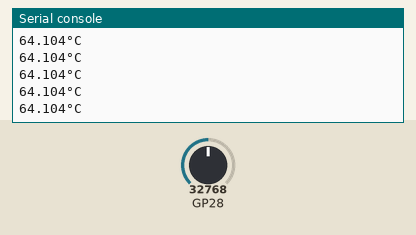
The program below on a simulated Raspberry Pi Pico running MicroPython. Parts: the last lines printed to the serial console. Inputs (shaded band) come from the test bench; at power-on: GP28 = 32768 (analog values on the 0–65535 scale).

Above: at 1.2 s.
1.3 s: GP28 set to 45874
At 1.31 s:
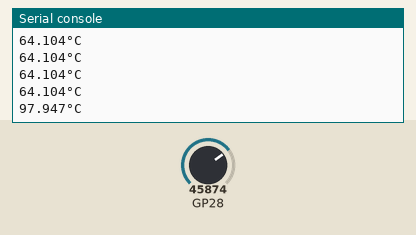
2.8 s: GP28 set to 57670
At 2.81 s:
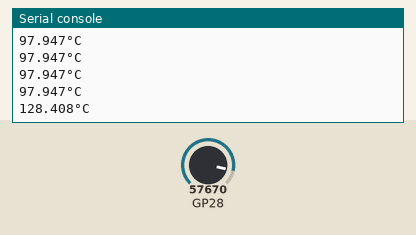
Timing chart, 0 to 5.8 s (numbered marks = the images above; inputs shaded):
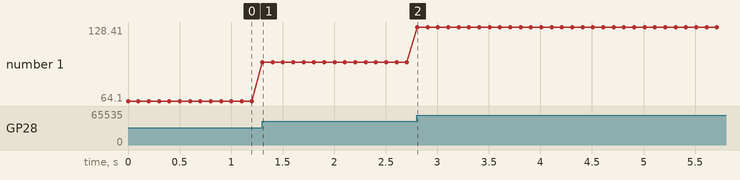

Measured:
- after the input at 1.3 s, the serial console: prints a new line at once (image 1)
- after the input at 2.8 s, the serial console: prints a new line at once (image 2)
- plotted number 1: 64.1 → 97.95 after the input at 1.3 s, 97.95 → 128.41 after the input at 2.8 s

The program:

_____.py
```python
# 温度センサ（MCP9701を想定）
from picozero import TemperatureSensor  # ADCを電圧[V]に変換
from time import sleep					# 待ち時間

ts = TemperatureSensor(28)              # GP28（ADC2）に温度センサを接続

while True: 							# ずっと繰り返す
    v = ts.voltage                      # 電圧を取得
    temp = (v - 0.400) / 0.0195         # 電圧を温度に変換する式：0°C=0.400V, 19.5mV/°C
    print(f"{temp:.3f}°C")				# 温度を表示
    sleep(0.1)                          # 0.1秒待つ
```
